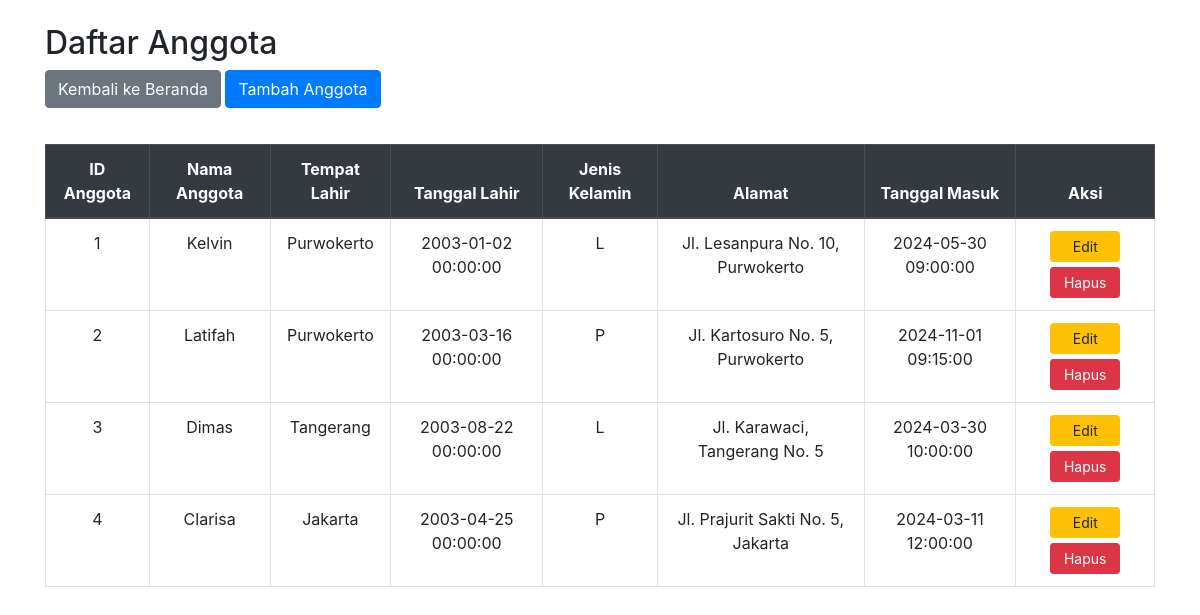
/anggota.php, run on the app's committed database.
### tables this page shows
CREATE TABLE `anggota` (
  `id_anggota` int(11) NOT NULL,
  `nama_anggota` varchar(50) NOT NULL,
  `tempat_lahir` varchar(50) NOT NULL,
  `tgl_lahir` datetime NOT NULL,
  `jenis_kelamin` enum('L','P') NOT NULL,
  `alamat` text NOT NULL,
  `tgl_masuk` datetime NOT NULL
);

### anggota.php (the view, shortened to what this page needs)
<!DOCTYPE html>
<html lang="en">
<head>
    <link rel="stylesheet" href="https://stackpath.bootstrapcdn.com/bootstrap/4.5.2/css/bootstrap.min.css">
</head>
<body>
<div class="container">
    <h2 class="mt-4">Daftar Anggota</h2>
    <a href="index.php" class="btn btn-secondary mb-3">Kembali ke Beranda</a>
    <a href="tambah_anggota.php" class="btn btn-primary mb-3">Tambah Anggota</a>
    <div class="table-container">
        <table class="table table-bordered">
            <thead class="thead-dark">
                <tr>
                    <th>ID Anggota</th>
                    <th>Nama Anggota</th>
                    <th>Tempat Lahir</th>
                    <th>Tanggal Lahir</th>
                    <th>Jenis Kelamin</th>
                    <th>Alamat</th>
                    <th>Tanggal Masuk</th>
                    <th>Aksi</th>
                </tr>
            </thead>
            <tbody>
                <?php
                include 'koneksi.php';
                $sql = "SELECT * FROM anggota";
                $result = $conn->query($sql);
                if ($result->num_rows > 0) {
                    while ($row = $result->fetch_assoc()) {
                        echo "<tr>
                                <td>{$row['id_anggota']}</td>
                                <td>{$row['nama_anggota']}</td>
                                <td>{$row['tempat_lahir']}</td>
                                <td>{$row['tgl_lahir']}</td>
                                <td>{$row['jenis_kelamin']}</td>
                                <td>{$row['alamat']}</td>
                                <td>{$row['tgl_masuk']}</td>
                                <td>
                                    <a href='edit_anggota.php?id={$row['id_anggota']}' class='btn btn-warning btn-sm'>Edit</a>
                                    <button onclick='confirmDelete({$row['id_anggota']})' class='btn btn-danger btn-sm'>Hapus</button>
                                </td>
                              </tr>";
                    }
                } else {
                    echo "<tr><td colspan='8'>Tidak ada data</td></tr>";
                }
                ?>
            </tbody>
        </table>
    </div>
</div>
</body>
</html>

### anggota.php (style rules this page uses)
.table-container { margin-top: 20px; }
.btn-primary, .btn-secondary { margin-bottom: 10px; }
.table th, .table td { text-align: center; }
.btn-warning, .btn-danger { width: 70px; }
.btn-danger { margin-top: 5px; }

### data on the page
anggota: id_anggota "1", nama_anggota "Kelvin", tempat_lahir "Purwokerto", tgl_lahir "2003-01-02 00:00:00", jenis_kelamin "L", alamat "Jl. Lesanpura No. 10, Purwokerto", tgl_masuk "2024-05-30 09:00:00"
anggota: id_anggota "2", nama_anggota "Latifah", tempat_lahir "Purwokerto", tgl_lahir "2003-03-16 00:00:00", jenis_kelamin "P", alamat "Jl. Kartosuro No. 5, Purwokerto", tgl_masuk "2024-11-01 09:15:00"
anggota: id_anggota "3", nama_anggota "Dimas", tempat_lahir "Tangerang", tgl_lahir "2003-08-22 00:00:00", jenis_kelamin "L", alamat "Jl. Karawaci, Tangerang No. 5", tgl_masuk "2024-03-30 10:00:00"
anggota: id_anggota "4", nama_anggota "Clarisa", tempat_lahir "Jakarta", tgl_lahir "2003-04-25 00:00:00", jenis_kelamin "P", alamat "Jl. Prajurit Sakti No. 5, Jakarta", tgl_masuk "2024-03-11 12:00:00"
